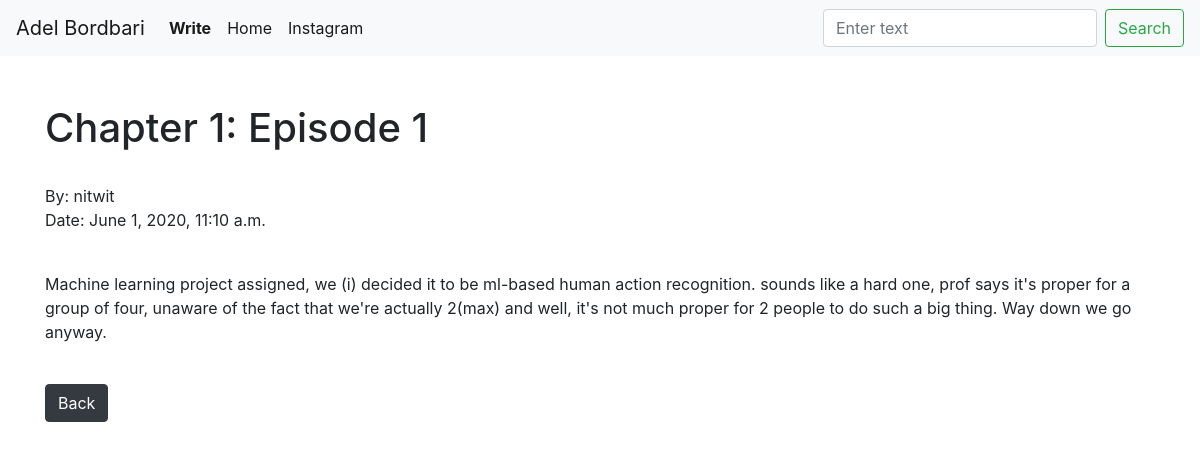
The page /post/c01-e01/ on the database its author committed.
### blog/models.py (models this page shows, shortened)
class Post(models.Model):
    title = models.CharField(max_length=255)
    slug = models.SlugField(unique=True)
    author = models.ForeignKey(User, on_delete=models.CASCADE)
    body = models.TextField()
    created_on = models.DateTimeField(auto_now_add=True)

### blog/views.py (the view)
# urls.py: path('post/<slug:slug>/', post_details_view.as_view(), name='details'),
class post_details_view(DetailView):
    model = Post
    template_name = 'post_details.html'

### blog/templates/post_details.html
{% extends 'base.html' %}
{% block content %}
<br />
<h1>{{ post.title }}</h1>
<br />
<p>
    By: {{ post.author }} <br />
    Date: {{ post.created_on }}
</p>
<br />
<p>{{ post.body }}</p>
<br />
<a href="{% url 'home' %}" class="btn btn-dark">Back</a>
{% endblock %}

### rows shown on the page
Post: title "Chapter 1: Episode 1", author "nitwit", created_on "June 1, 2020, 11:10 a.m.", body "Machine learning project assigned, we (i) decided it to be ml-based human action recognition. sounds like a hard one, prof says it's proper for a group of four, unaware of the fact that we're actually 2(max) and well, it's not much proper for 2 people to do such a big thing. Way down we go anyway."
